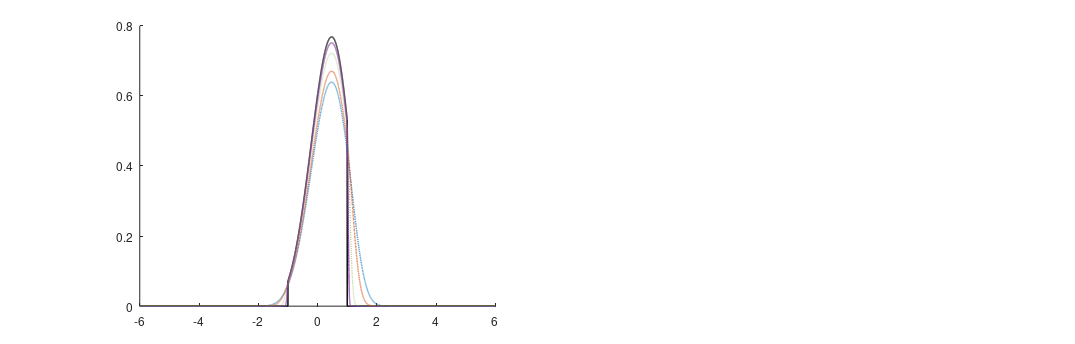

Write MATLAB code to recreate this figure. (Note: this script raises an error after producing the figure.)

clear; clc; close all;
%% Common settings
colors = [0.00 0.45 0.74; 0.85 0.32 0.10; ...
          0.47 0.67 0.19; 0.55 0.25 0.64];
styles = {'--','-.',':','-'};
red = [0.86 0.10 0.12];

%% Left and Right Bound
a = -1;
b = 1;

gamma_plot = [1, 0.1, 0.01, 0.001];
gammas = logspace(0, -3, 60);

% Fine spatial grid
x = linspace(-6, 6, 20001);
dx = x(2) - x(1);

% Potential and unnormalized density
f = @(x) x.^2 + x.^4/8 - x;
w = exp(-f(x));


% Distance to K = [a,b]
distK = max(a-x, 0) + max(x-b, 0);

%% Constrained target density
p = w .* (x >= a & x <= b);
p = p / trapz(x, p);

% Target CDF
F = cumtrapz(x, p);
F = F / F(end);

%% Quantile grid for computing W2
t = linspace(1e-7, 1-1e-7, 100000);

% Unique CDF values for inverse interpolation
[F_unique, idx] = unique(F, 'stable');
x_unique = x(idx);

Finv = interp1(F_unique, x_unique, t, ...
               'linear', 'extrap');

%% Compute W2 for different gamma
W2 = zeros(size(gammas));

for k = 1:length(gammas)
    gamma = gammas(k);

    % Penalized density
    q = w .* exp(-distK.^2/(2*gamma));
    q = q / trapz(x, q);

    % Penalized CDF
    G = cumtrapz(x, q);
    G = G / G(end);

    [G_unique, idx] = unique(G, 'stable');
    xG = x(idx);

    Ginv = interp1(G_unique, xG, t, ...
                   'linear', 'extrap');

    % One-dimensional W2
    W2(k) = sqrt(trapz(t, (Finv-Ginv).^2));
end

%% 1 x 2 Figure
figure('Color','w','Units','inches', ...
    'Position',[1 1 12.5 4], 'PaperPositionMode','auto');

%% Left subplot: densities
subplot(1,2,1);
hold on;

plot(x, p, 'k-', 'LineWidth', 1.2, ...
    'DisplayName', '\pi(x)');


for k = 1:length(gamma_plot)
    gamma = gamma_plot(k);

    q = w .* exp(-distK.^2/(2*gamma));
    q = q / trapz(x, q);

    plot(x, q, 'LineWidth', 1.1, ...
        'Color', colors(k,:), ...
        'LineStyle',styles{k},'LineWidth',1.10, ...
        'DisplayName', sprintf('\\pi^\\gamma(x), \\gamma= %.3g',gamma));
end

xline(a, 'k:', 'HandleVisibility','off');
xline(b, 'k:', 'HandleVisibility','off');

xlabel('$x$', 'Interpreter','latex');
ylabel('Density', 'Interpreter','latex');
legend('Location','northwest');
xlim([-2.5 2.5]);
grid on;
box on;
set(gca,'FontSize',12);

%% Right subplot: Wasserstein distance
subplot(1,2,2);

semilogx(gammas, W2, 'b-', 'LineWidth', 1);
hold on;

% Optional reference: O(sqrt(gamma))
C = W2(end)/sqrt(gammas(end));
semilogx(gammas, C*sqrt(gammas), 'r--', ...
         'LineWidth', 1);

xlabel('$\gamma$', 'Interpreter','latex');
ylabel('$W_2(\pi,\pi^\gamma)$', ...
       'Interpreter','latex');

legend('$W_2(\pi,\pi^\gamma)$', ...
       '$C\sqrt{\gamma}$', ...
       'Interpreter','latex', ...
       'Location','northeast');

set(gca,'XDir','reverse');
grid on;
box on;
set(gca,'FontSize',12);


%% Display numerical results
fprintf('     gamma          W2\n');
fprintf('--------------------------\n');

for k = 1:length(gammas)
    fprintf('%12.6f    %12.8f\n',gammas(k),W2(k));
end
